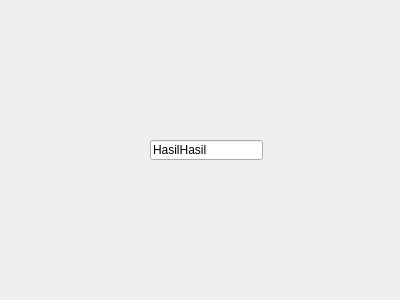
<?xml version="1.0" encoding="UTF-8"?>
<ui version="4.0">
 <class>Dialog</class>
 <widget class="QDialog" name="Dialog">
  <property name="geometry">
   <rect>
    <x>0</x>
    <y>0</y>
    <width>400</width>
    <height>300</height>
   </rect>
  </property>
  <property name="windowTitle">
   <string>Dialog</string>
  </property>
  <widget class="QLineEdit" name="lineEdit">
   <property name="geometry">
    <rect>
     <x>150</x>
     <y>140</y>
     <width>113</width>
     <height>20</height>
    </rect>
   </property>
   <property name="text">
    <string>HasilHasil</string>
   </property>
  </widget>
 </widget>
 <resources/>
 <connections/>
</ui>
